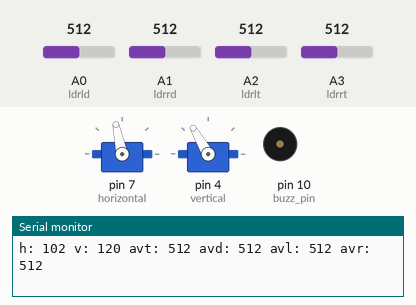
This sketch was run on a simulated Arduino Uno, built with avr-gcc and run on an emulated ATmega328P. Shown: 2 × servo, buzzer (waves = sounding), the last lines printed to the serial monitor. Inputs (shaded band) come from the test bench; at power-on: A0 (ldrld) = 512, A1 (ldrrd) = 512, A2 (ldrlt) = 512, A3 (ldrrt) = 512.

Above: at 1.2 s.
1.3 s: A0 (ldrld) set to 600
4.3 s: A0 (ldrld) set to 628
At 4.9 s:
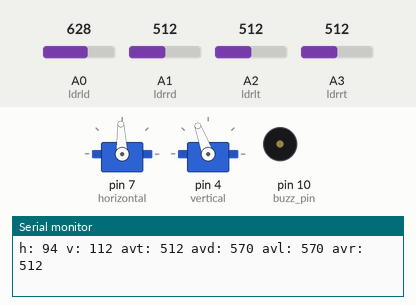
7.3 s: A1 (ldrrd) set to 542
At 10.21 s:
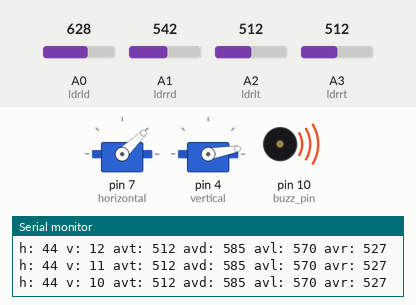
10.3 s: A2 (ldrlt) set to 540
At 12.74 s:
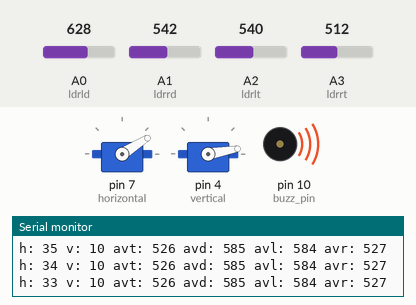
13.3 s: A3 (ldrrt) set to 992
16.3 s: A1 (ldrrd) set to 170
At 22.36 s:
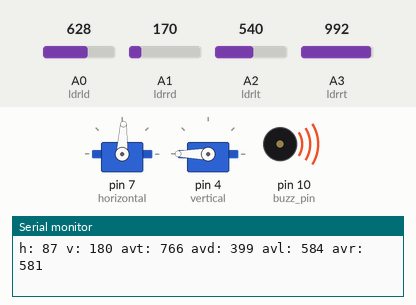
Timing chart, 0 to 22.6 s (numbered marks = the images above; inputs shaded):
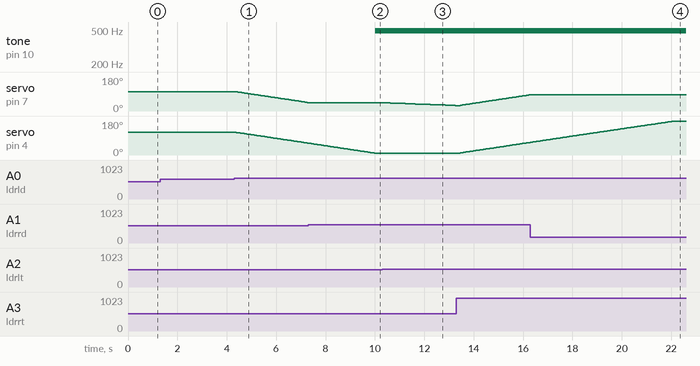

Measured:
- the behaviour switches between 527 and 528 on A1 (ldrrd) (found by bisection; images 1 and 2)
- the behaviour switches between 527 and 528 on A2 (ldrlt) (found by bisection; images 2 and 3)
- after the input at 4.3 s, servo on pin 7 (horizontal): moves from 102° to 45° over 2.9 s, starting after 0.09 s; servo on pin 4 (vertical): moves from 120° to 63° over 2.9 s, starting after 0.09 s
- after the input at 7.3 s, tone on pin 10 (buzz_pin): silent → 490 Hz after 2.7 s instead of 1.8 s; servo on pin 7 (horizontal): goes on until 7.3 s, then stays 44°
- after the input at 10.3 s, servo on pin 7 (horizontal): moves from 44° to 29° over 2.8 s, starting after 0.12 s
- after the input at 13.3 s, servo on pin 4 (vertical): moves from 10° to 67° over 2.8 s, starting after 0.15 s
- after the input at 16.3 s, servo on pin 7 (horizontal): goes on until 16.3 s, then stays 87°

The sketch:

___.ino
```cpp
#include <Servo.h>

Servo horizontal;
int servoh = 102; // Задаем начальный угол для сервопривода оси Х

int servohLimitHigh = 180; // Максимальный угол
int servohLimitLow = 10; // Минимальный угол

Servo vertical;
int servov = 120; // Задаем начальный угол для сервопривода оси Y

int servovLimitHigh = 180; // Максимальный угол
int servovLimitLow = 10; // Минимальный угол

int ldrlt = A2; //LDR top left - BOTTOM LEFT // Подключаем нижний левый фотоезистор
int ldrrt = A3; //LDR top rigt - BOTTOM RIGHT // Подключаем нижний правый фотоезистор
int ldrld = A0; //LDR down left - TOP LEFT // Подключаем верхний левый фотоезистор
int ldrrd = A1; //LDR down rigt - TOP RIGHT // Подключаем верхний правый фотоезистор

int buzz_pin = 10;
int buzz_tone = 20;

int tol = 50;

void setup()
{
  Serial.begin(9600);
  pinMode(buzz_pin, OUTPUT);
  horizontal.attach(7); // Подключаем сервопривод оси Х
  vertical.attach(4); // Подключаем сервопривод оси Y
  horizontal.write(servoh); // Даем имя сервоприводам
  vertical.write(servov); // Даем имя сервоприводам
}

void loop()
{
  int lt = analogRead(ldrlt); // верхний левый
  int rt = analogRead(ldrrt); // верхний правый
  int ld = analogRead(ldrld); // нижний левый
  int rd = analogRead(ldrrd); // нижний правый

  int avt = (lt + rt) / 2; // среднее значение сверху
  int avd = (ld + rd) / 2; // среднее значение снизу
  int avl = (lt + ld) / 2; // среднее значение слева
  int avr = (rt + rd) / 2; // среднее значение справа

  int dvert = abs(avt - avd); // проверить разницу значений и опустить или поднять
  int dhoriz = abs(avl - avr);// проверить разницу значений и повернуть вправо или влево

  Serial.print("avt: ");
  Serial.print(avt);
  Serial.print(" ");
  Serial.print("avd: ");
  Serial.print(avd);
  Serial.print(" ");
  Serial.print("avl: ");
  Serial.print(avl);
  Serial.print(" ");
  Serial.print("avr: ");
  Serial.println(avr);

  Serial.print("h: ");
  Serial.print(servoh);
  Serial.print(" ");
  Serial.print("v: ");
  Serial.print(servov);
  Serial.print(" ");

  if (dhoriz > tol)
  {
    if (avl > avr)
    {
      if (servoh - 1 >= servohLimitLow) servoh--;
      else beep(120);
    }
    else if (avl < avr)
    {
      if (servoh + 1 <= servohLimitHigh) servoh++;
      else beep(120);
    }
    horizontal.write(servoh);
  }

  if (dvert > tol)
  {
    if (avt > avd)
    {
      if (servov + 1 <= servovLimitHigh) servov++;
      else beep(100);
    }
    else if (avt < avd)
    {
      if (servov - 1 >= servovLimitLow) servov--;
      else beep(100);
    }
    vertical.write(servov);
  }
}


void beep(unsigned char delayms){
  analogWrite(buzz_pin, buzz_tone);
  delay(delayms);
  analogWrite(buzz_pin, 0);
  delay(delayms);
}
```
